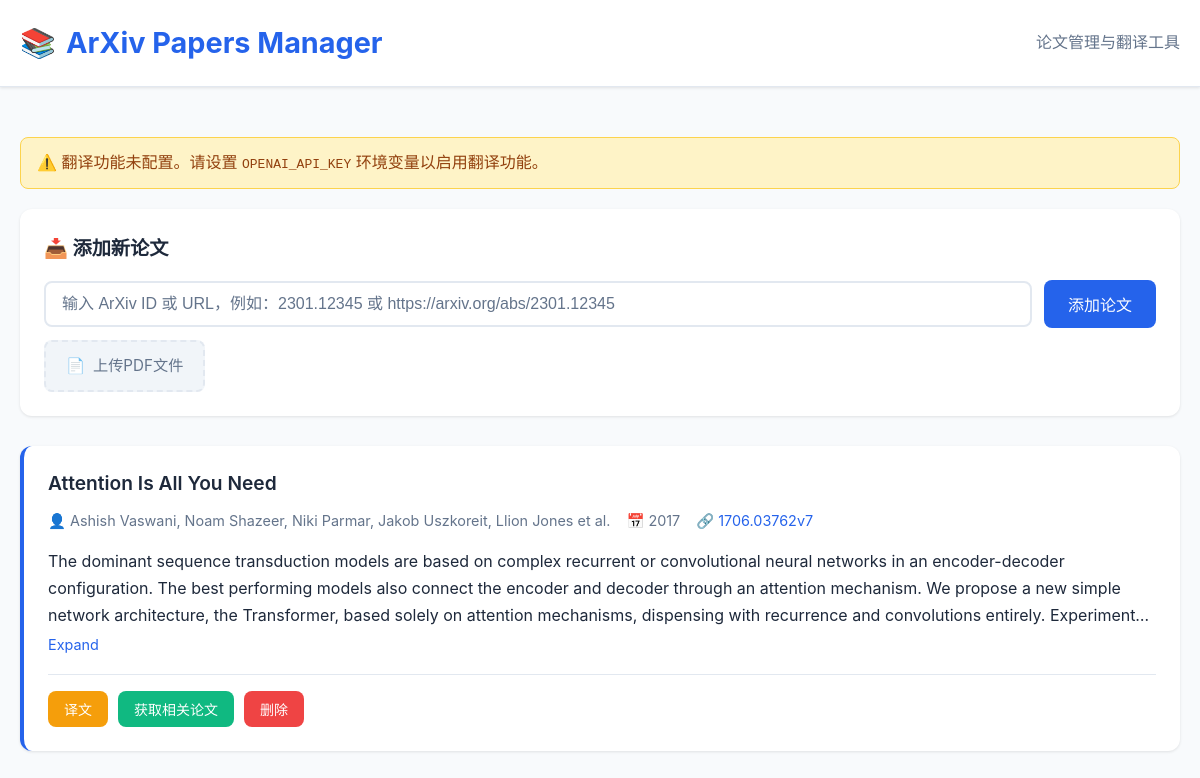
The page / on the database its author committed.
### tables this page shows
CREATE TABLE papers (
                arxiv_id TEXT PRIMARY KEY,           -- ArXiv ID作为主键
                title TEXT NOT NULL,                -- 论文标题
                authors TEXT,                       -- 作者列表（JSON格式）
                year INTEGER,                       -- 出版年份
                abstract TEXT,                      -- 摘要
                arxiv_url TEXT,                     -- ArXiv链接
                pdf_path TEXT,                     -- PDF本地路径
                created_at TEXT,                   -- 创建时间
                parent_arxiv_id TEXT, doi TEXT, journal_ref TEXT,              -- 父论文ArXiv ID（NULL表示主论文）
                FOREIGN KEY (parent_arxiv_id) REFERENCES papers(arxiv_id)
            );

### main.py (the view)
@app.get("/", response_class=HTMLResponse)
async def index(request: Request):
    main_papers = db.get_root_papers()
    papers_display = [paper_to_display(p) for p in main_papers]
    return templates.TemplateResponse(
        "index.html",
        {
            "request": request,
            "papers": papers_display,
            "translator_configured": translator.is_configured()
        }
    )

### templates/index.html (shortened to what this page needs)
<!DOCTYPE html>
<html lang="zh-CN">
<head>
</head>
<body>
    <header>
        <div class="header-content">
            <h1>ArXiv Papers Manager</h1>
            <p style="color: var(--text-secondary);">论文管理与翻译工具</p>
        </div>
    </header>
    <main class="container">
        {% if not translator_configured %}
        <div class="warning-banner show" id="translatorWarning">
            ⚠️ 翻译功能未配置。请设置 <code>OPENAI_API_KEY</code> 环境变量以启用翻译功能。
        </div>
        {% endif %}
        <section class="add-paper-section">
            <h2>📥 添加新论文</h2>
            <div class="input-group">
                <input type="text" id="paperInput" placeholder="输入 ArXiv ID 或 URL，例如：2301.12345 或 https://arxiv.org/abs/2301.12345">
                <button class="btn btn-primary" onclick="addPaper()" id="addBtn">
                    <span id="addBtnText">添加论文</span>
                </button>
            </div>
            <div style="margin-top: 12px;">
                <label class="file-upload-label">
                    <span>📄</span>
                    <span>上传PDF文件</span>
                </label>
            </div>
        </section>
        <section class="papers-section">
            <div id="papersContainer">
                {% if papers %}
                <div class="papers-grid" id="papersGrid">
                    {% for paper in papers %}
                    <div class="paper-card main-paper" data-arxiv-id="{{ paper.arxiv_id }}">
                        <div class="paper-header">
                            <div class="paper-title" id="title-{{ paper.arxiv_id }}">{{ paper.title }}</div>
                        </div>
                        <div class="paper-meta">
                            <span>👤 {{ paper.authors_display }}</span>
                            <span>📅 {{ paper.year if paper.year else 'N/A' }}</span>
                            <span>🔗 <a href="{{ paper.arxiv_url }}" target="_blank" class="paper-link">{{ paper.arxiv_id }}</a></span>
                        </div>
                        <div class="paper-abstract-container">
                            <div class="paper-abstract truncated" id="abstract-{{ paper.arxiv_id }}">{{ paper.abstract }}</div>
                            <span class="toggle-abstract" id="toggle-{{ paper.arxiv_id }}" onclick="toggleAbstract('{{ paper.arxiv_id }}')">Expand</span>
                        </div>
                        <div class="paper-actions">
                            <button class="btn btn-warning btn-sm" onclick="toggleTranslation('{{ paper.arxiv_id }}')" id="translateBtn-{{ paper.arxiv_id }}">
                                译文
                            </button>
                            <button class="btn btn-success btn-sm" onclick="fetchRelatedPaper('{{ paper.arxiv_id }}')" id="fetchBtn-{{ paper.arxiv_id }}">
                                获取相关论文
                            </button>
                            <button class="btn btn-danger btn-sm" onclick="deletePaper('{{ paper.arxiv_id }}')">
                                删除
                            </button>
                        </div>
                    </div>
                    {% endfor %}
                </div>
                {% else %}
                <div class="empty-state">
                    <div class="empty-state-icon">📚</div>
                    <h3>暂无论文</h3>
                    <p>在上方输入框中添加 ArXiv 论文以开始</p>
                </div>
                {% endif %}
            </div>
        </section>
    </main>
</body>
</html>

### templates/index.html (style rules this page uses)
:root { --primary-color: #2563eb; --primary-hover: #1d4ed8; --success-color: #10b981; --warning-color: #f59e0b; --danger-color: #ef4444; --bg-color: #f8fafc; --card-bg: #ffffff; --text-primary: #1e293b; --text-secondary: #64748b; --border-color: #e2e8f0; --shadow: 0 1px 3px rgba(0,0,0,0.1); --shadow-lg: 0 4px 6px rgba(0,0,0,0.1); }
* { margin: 0; padding: 0; box-sizing: border-box; }
body { font-family: -apple-system, BlinkMacSystemFont, 'Segoe UI', Roboto, 'Helvetica Neue', Arial, sans-serif; background-color: var(--bg-color); color: var(--text-primary); line-height: 1.6; }
.container { max-width: 1200px; margin: 0 auto; padding: 20px; }
header { background: var(--card-bg); border-bottom: 1px solid var(--border-color); padding: 20px 0; margin-bottom: 30px; box-shadow: var(--shadow); }
.header-content { max-width: 1200px; margin: 0 auto; padding: 0 20px; display: flex; justify-content: space-between; align-items: center; flex-wrap: wrap; gap: 20px; }
h1 { font-size: 1.8rem; color: var(--primary-color); display: flex; align-items: center; gap: 10px; }
h1::before { content: "📚"; }
.add-paper-section { background: var(--card-bg); border-radius: 12px; padding: 24px; margin-bottom: 30px; box-shadow: var(--shadow); }
.add-paper-section h2 { font-size: 1.2rem; margin-bottom: 16px; color: var(--text-primary); }
.input-group { display: flex; gap: 12px; flex-wrap: wrap; align-items: center; }
.input-group input { flex: 1; min-width: 300px; padding: 12px 16px; border: 2px solid var(--border-color); border-radius: 8px; font-size: 1rem; transition: border-color 0.2s; }
.input-group input::placeholder { color: var(--text-secondary); }
.file-upload-label { display: inline-flex; align-items: center; gap: 8px; padding: 12px 20px; background: #f1f5f9; border: 2px dashed var(--border-color); border-radius: 8px; cursor: pointer; transition: all 0.2s; font-size: 0.95rem; color: var(--text-secondary); }
.btn { padding: 12px 24px; border: none; border-radius: 8px; font-size: 1rem; font-weight: 500; cursor: pointer; transition: all 0.2s; display: inline-flex; align-items: center; gap: 8px; }
.btn-primary { background: var(--primary-color); color: white; }
.btn-success { background: var(--success-color); color: white; }
.btn-warning { background: var(--warning-color); color: white; }
.btn-danger { background: var(--danger-color); color: white; }
.btn-sm { padding: 8px 16px; font-size: 0.875rem; }
.papers-grid { display: grid; gap: 20px; }
.paper-card { background: var(--card-bg); border-radius: 12px; padding: 24px; box-shadow: var(--shadow); border-left: 4px solid var(--primary-color); transition: box-shadow 0.2s, transform 0.2s; }
.paper-card.main-paper { border-left-color: var(--primary-color); }
.paper-header { display: flex; justify-content: space-between; align-items: flex-start; margin-bottom: 12px; flex-wrap: wrap; gap: 10px; }
.paper-title { font-size: 1.2rem; font-weight: 600; color: var(--text-primary); line-height: 1.4; }
.paper-meta { display: flex; flex-wrap: wrap; gap: 16px; margin: 12px 0; font-size: 0.9rem; color: var(--text-secondary); }
.paper-meta span { display: flex; align-items: center; gap: 4px; }
.paper-abstract-container { margin: 16px 0; position: relative; }
.paper-abstract { color: var(--text-primary); line-height: 1.7; }
.paper-abstract.truncated { display: -webkit-box; -webkit-line-clamp: 3; -webkit-box-orient: vertical; overflow: hidden; }
.toggle-abstract { color: var(--primary-color); cursor: pointer; font-size: 0.9rem; margin-top: 4px; display: inline-block; }
.paper-link { color: var(--primary-color); text-decoration: none; word-break: break-all; }
.paper-actions { display: flex; flex-wrap: wrap; gap: 10px; margin-top: 16px; padding-top: 16px; border-top: 1px solid var(--border-color); }
.warning-banner { background: #fef3c7; border: 1px solid #fcd34d; color: #92400e; padding: 12px 16px; border-radius: 8px; margin-bottom: 20px; display: none; }
.warning-banner.show { display: block; }

### rows shown on the page
papers: title "Attention Is All You Need", authors_display "Ashish Vaswani, Noam Shazeer, Niki Parmar, Jakob Uszkoreit, Llion Jones et al.", year "2017", arxiv_id "1706.03762v7", abstract "The dominant sequence transduction models are based on complex recurrent or convolutional neural networks in an encoder-decoder configuration. The best performing models also connect the encoder and decoder through an attention mechanism. We propose a new simple network architecture, the Transformer, based solely on attention mechanisms, dispensing with recurrence and convolutions entirely.…"
